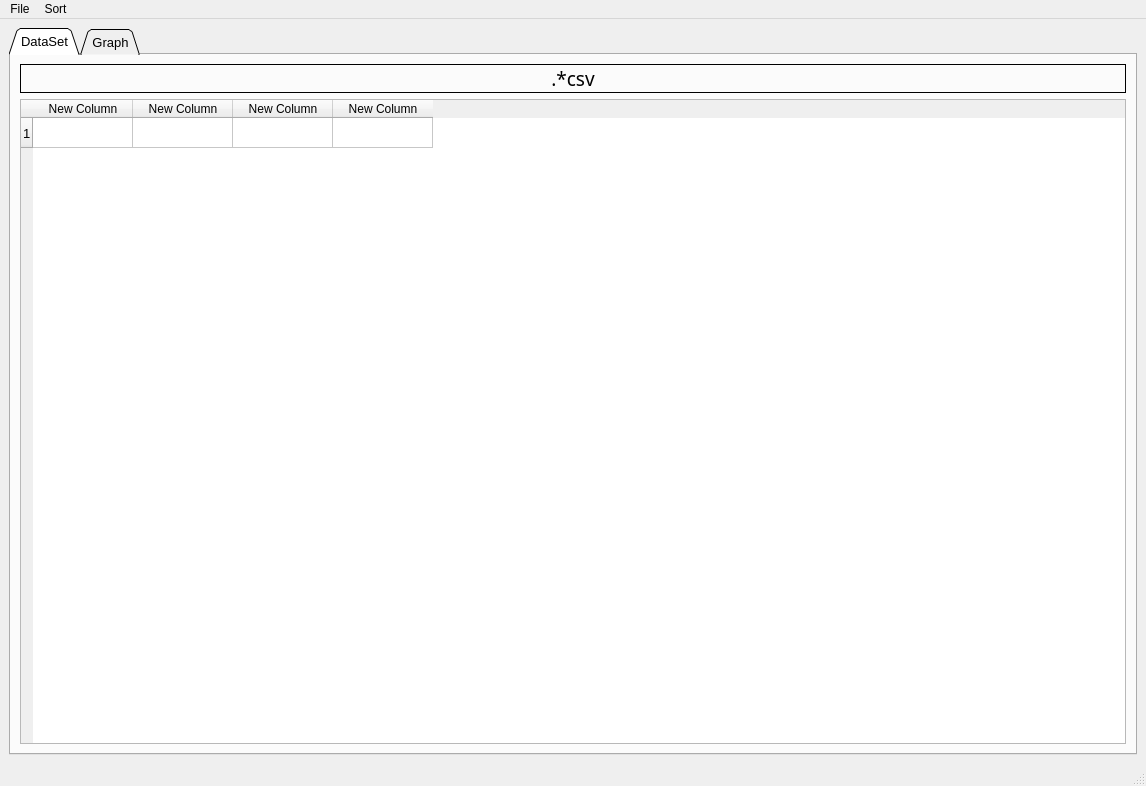
<?xml version="1.0" encoding="UTF-8"?>
<ui version="4.0">
 <class>MainWindow</class>
 <widget class="QMainWindow" name="MainWindow">
  <property name="windowModality">
   <enum>Qt::NonModal</enum>
  </property>
  <property name="geometry">
   <rect>
    <x>0</x>
    <y>0</y>
    <width>1146</width>
    <height>786</height>
   </rect>
  </property>
  <property name="sizePolicy">
   <sizepolicy hsizetype="Preferred" vsizetype="Preferred">
    <horstretch>0</horstretch>
    <verstretch>0</verstretch>
   </sizepolicy>
  </property>
  <property name="minimumSize">
   <size>
    <width>1146</width>
    <height>723</height>
   </size>
  </property>
  <property name="windowTitle">
   <string>Supervised Machine Learning</string>
  </property>
  <property name="windowIcon">
   <iconset>
    <normaloff>Images/ML.png</normaloff>Images/ML.png</iconset>
  </property>
  <property name="styleSheet">
   <string notr="true"/>
  </property>
  <widget class="QWidget" name="centralwidget">
   <property name="enabled">
    <bool>true</bool>
   </property>
   <layout class="QVBoxLayout" name="verticalLayout_5">
    <item>
     <widget class="QTabWidget" name="Datatabs">
      <property name="enabled">
       <bool>true</bool>
      </property>
      <property name="font">
       <font>
        <pointsize>10</pointsize>
        <weight>50</weight>
        <bold>false</bold>
       </font>
      </property>
      <property name="tabPosition">
       <enum>QTabWidget::North</enum>
      </property>
      <property name="tabShape">
       <enum>QTabWidget::Triangular</enum>
      </property>
      <property name="currentIndex">
       <number>0</number>
      </property>
      <property name="iconSize">
       <size>
        <width>20</width>
        <height>20</height>
       </size>
      </property>
      <property name="elideMode">
       <enum>Qt::ElideNone</enum>
      </property>
      <widget class="QWidget" name="DataSet">
       <property name="enabled">
        <bool>true</bool>
       </property>
       <attribute name="title">
        <string>DataSet</string>
       </attribute>
       <layout class="QVBoxLayout" name="verticalLayout_3">
        <item>
         <widget class="QLabel" name="Datasetname">
          <property name="font">
           <font>
            <family>Arial Rounded MT Bold</family>
            <pointsize>14</pointsize>
            <underline>false</underline>
           </font>
          </property>
          <property name="whatsThis">
           <string extracomment="Name Data Set Loaded"/>
          </property>
          <property name="frameShape">
           <enum>QFrame::Panel</enum>
          </property>
          <property name="text">
           <string>.*csv</string>
          </property>
          <property name="alignment">
           <set>Qt::AlignCenter</set>
          </property>
         </widget>
        </item>
        <item>
         <layout class="QVBoxLayout" name="verticalLayout">
          <item>
           <widget class="QTableWidget" name="Datatable">
            <property name="enabled">
             <bool>true</bool>
            </property>
            <property name="styleSheet">
             <string notr="true"/>
            </property>
            <property name="sizeAdjustPolicy">
             <enum>QAbstractScrollArea::AdjustToContents</enum>
            </property>
            <property name="editTriggers">
             <set>QAbstractItemView::NoEditTriggers</set>
            </property>
            <property name="tabKeyNavigation">
             <bool>false</bool>
            </property>
            <property name="showDropIndicator" stdset="0">
             <bool>false</bool>
            </property>
            <property name="dragDropOverwriteMode">
             <bool>true</bool>
            </property>
            <property name="selectionBehavior">
             <enum>QAbstractItemView::SelectRows</enum>
            </property>
            <property name="showGrid">
             <bool>true</bool>
            </property>
            <property name="gridStyle">
             <enum>Qt::SolidLine</enum>
            </property>
            <property name="wordWrap">
             <bool>true</bool>
            </property>
            <property name="cornerButtonEnabled">
             <bool>true</bool>
            </property>
            <attribute name="horizontalHeaderCascadingSectionResizes">
             <bool>false</bool>
            </attribute>
            <attribute name="horizontalHeaderShowSortIndicator" stdset="0">
             <bool>false</bool>
            </attribute>
            <attribute name="horizontalHeaderStretchLastSection">
             <bool>false</bool>
            </attribute>
            <row>
             <property name="text">
              <string>1</string>
             </property>
            </row>
            <column>
             <property name="text">
              <string>New Column</string>
             </property>
             <property name="textAlignment">
              <set>AlignCenter</set>
             </property>
            </column>
            <column>
             <property name="text">
              <string>New Column</string>
             </property>
            </column>
            <column>
             <property name="text">
              <string>New Column</string>
             </property>
            </column>
            <column>
             <property name="text">
              <string>New Column</string>
             </property>
            </column>
            <item row="0" column="0">
             <property name="text">
              <string/>
             </property>
             <property name="textAlignment">
              <set>AlignCenter</set>
             </property>
            </item>
            <item row="0" column="3">
             <property name="text">
              <string/>
             </property>
             <property name="textAlignment">
              <set>AlignJustify|AlignVCenter</set>
             </property>
            </item>
           </widget>
          </item>
         </layout>
        </item>
       </layout>
      </widget>
      <widget class="QWidget" name="tab">
       <attribute name="title">
        <string>Graph</string>
       </attribute>
       <layout class="QVBoxLayout" name="verticalLayout_2">
        <item>
         <widget class="QLabel" name="label_4">
          <property name="sizePolicy">
           <sizepolicy hsizetype="Preferred" vsizetype="Fixed">
            <horstretch>0</horstretch>
            <verstretch>0</verstretch>
           </sizepolicy>
          </property>
          <property name="font">
           <font>
            <pointsize>14</pointsize>
            <weight>50</weight>
            <bold>false</bold>
           </font>
          </property>
          <property name="frameShape">
           <enum>QFrame::Box</enum>
          </property>
          <property name="text">
           <string>Graphs</string>
          </property>
          <property name="alignment">
           <set>Qt::AlignCenter</set>
          </property>
         </widget>
        </item>
        <item>
         <widget class="QWidget" name="Graphwidget" native="true">
          <property name="sizePolicy">
           <sizepolicy hsizetype="Preferred" vsizetype="Fixed">
            <horstretch>0</horstretch>
            <verstretch>0</verstretch>
           </sizepolicy>
          </property>
          <layout class="QGridLayout" name="gridLayout_4">
           <item row="3" column="2">
            <widget class="QLineEdit" name="Hueplot">
             <property name="sizePolicy">
              <sizepolicy hsizetype="Minimum" vsizetype="Fixed">
               <horstretch>0</horstretch>
               <verstretch>0</verstretch>
              </sizepolicy>
             </property>
             <property name="alignment">
              <set>Qt::AlignCenter</set>
             </property>
            </widget>
           </item>
           <item row="1" column="2">
            <widget class="QLabel" name="label_3">
             <property name="frameShape">
              <enum>QFrame::Box</enum>
             </property>
             <property name="text">
              <string>Hue</string>
             </property>
             <property name="alignment">
              <set>Qt::AlignCenter</set>
             </property>
            </widget>
           </item>
           <item row="3" column="0">
            <widget class="QLineEdit" name="Xplot">
             <property name="sizePolicy">
              <sizepolicy hsizetype="Minimum" vsizetype="Fixed">
               <horstretch>0</horstretch>
               <verstretch>0</verstretch>
              </sizepolicy>
             </property>
             <property name="alignment">
              <set>Qt::AlignCenter</set>
             </property>
            </widget>
           </item>
           <item row="2" column="0">
            <widget class="QListWidget" name="Xlist"/>
           </item>
           <item row="2" column="2">
            <widget class="QListWidget" name="Huelist"/>
           </item>
           <item row="2" column="1">
            <widget class="QListWidget" name="Ylist"/>
           </item>
           <item row="1" column="1">
            <widget class="QLabel" name="label_2">
             <property name="frameShape">
              <enum>QFrame::Box</enum>
             </property>
             <property name="text">
              <string>Y-Axis</string>
             </property>
             <property name="alignment">
              <set>Qt::AlignCenter</set>
             </property>
            </widget>
           </item>
           <item row="3" column="1">
            <widget class="QLineEdit" name="Yplot"/>
           </item>
           <item row="1" column="0">
            <widget class="QLabel" name="label">
             <property name="frameShape">
              <enum>QFrame::Box</enum>
             </property>
             <property name="text">
              <string>X-Axis</string>
             </property>
             <property name="alignment">
              <set>Qt::AlignCenter</set>
             </property>
            </widget>
           </item>
           <item row="1" column="3">
            <widget class="QLabel" name="label_9">
             <property name="frameShape">
              <enum>QFrame::Box</enum>
             </property>
             <property name="text">
              <string>Availabe Graphs</string>
             </property>
             <property name="alignment">
              <set>Qt::AlignCenter</set>
             </property>
            </widget>
           </item>
           <item row="2" column="3" rowspan="2">
            <widget class="QFrame" name="frame">
             <property name="sizePolicy">
              <sizepolicy hsizetype="Fixed" vsizetype="Preferred">
               <horstretch>0</horstretch>
               <verstretch>0</verstretch>
              </sizepolicy>
             </property>
             <property name="minimumSize">
              <size>
               <width>210</width>
               <height>212</height>
              </size>
             </property>
             <property name="frameShape">
              <enum>QFrame::Box</enum>
             </property>
             <property name="frameShadow">
              <enum>QFrame::Raised</enum>
             </property>
             <property name="lineWidth">
              <number>3</number>
             </property>
             <layout class="QGridLayout" name="gridLayout">
              <item row="0" column="0">
               <widget class="QRadioButton" name="Linebtn">
                <property name="text">
                 <string>Line</string>
                </property>
               </widget>
              </item>
              <item row="0" column="1">
               <widget class="QRadioButton" name="Histobtn">
                <property name="text">
                 <string>Histogram</string>
                </property>
               </widget>
              </item>
              <item row="1" column="0">
               <widget class="QRadioButton" name="Scatterbtn">
                <property name="text">
                 <string>Scatter</string>
                </property>
               </widget>
              </item>
              <item row="1" column="1">
               <widget class="QRadioButton" name="Barbtn">
                <property name="text">
                 <string>Bar</string>
                </property>
               </widget>
              </item>
              <item row="2" column="0">
               <widget class="QRadioButton" name="HBarbtn">
                <property name="text">
                 <string>Horizontal Bar</string>
                </property>
               </widget>
              </item>
              <item row="2" column="1">
               <widget class="QRadioButton" name="Countbtn">
                <property name="text">
                 <string>Count</string>
                </property>
               </widget>
              </item>
              <item row="3" column="0" colspan="2">
               <widget class="QPushButton" name="Generate">
                <property name="text">
                 <string>Generate Graph</string>
                </property>
               </widget>
              </item>
              <item row="4" column="0" colspan="2">
               <widget class="QPushButton" name="ClearandClose">
                <property name="text">
                 <string>Clear and Close</string>
                </property>
               </widget>
              </item>
             </layout>
            </widget>
           </item>
          </layout>
         </widget>
        </item>
        <item>
         <widget class="QLabel" name="label_11">
          <property name="sizePolicy">
           <sizepolicy hsizetype="Preferred" vsizetype="Fixed">
            <horstretch>0</horstretch>
            <verstretch>0</verstretch>
           </sizepolicy>
          </property>
          <property name="font">
           <font>
            <pointsize>14</pointsize>
            <weight>50</weight>
            <bold>false</bold>
           </font>
          </property>
          <property name="frameShape">
           <enum>QFrame::Box</enum>
          </property>
          <property name="text">
           <string>Machine Learning</string>
          </property>
          <property name="alignment">
           <set>Qt::AlignCenter</set>
          </property>
         </widget>
        </item>
        <item>
         <widget class="QWidget" name="MachineLearning" native="true">
          <layout class="QHBoxLayout" name="horizontalLayout_2">
           <item>
            <layout class="QHBoxLayout" name="horizontalLayout">
             <item>
              <widget class="QFrame" name="frame">
               <property name="sizePolicy">
                <sizepolicy hsizetype="Expanding" vsizetype="Expanding">
                 <horstretch>0</horstretch>
                 <verstretch>0</verstretch>
                </sizepolicy>
               </property>
               <property name="minimumSize">
                <size>
                 <width>307</width>
                 <height>273</height>
                </size>
               </property>
               <property name="frameShape">
                <enum>QFrame::Box</enum>
               </property>
               <property name="frameShadow">
                <enum>QFrame::Raised</enum>
               </property>
               <property name="lineWidth">
                <number>3</number>
               </property>
               <layout class="QVBoxLayout" name="verticalLayout_4">
                <item>
                 <widget class="QTableWidget" name="DesciptionTable">
                  <row>
                   <property name="text">
                    <string>Count</string>
                   </property>
                  </row>
                  <row>
                   <property name="text">
                    <string>Mean</string>
                   </property>
                  </row>
                  <row>
                   <property name="text">
                    <string>Std</string>
                   </property>
                  </row>
                  <row>
                   <property name="text">
                    <string>Min</string>
                   </property>
                  </row>
                  <row>
                   <property name="text">
                    <string>25%</string>
                   </property>
                  </row>
                  <row>
                   <property name="text">
                    <string>50%</string>
                   </property>
                  </row>
                  <row>
                   <property name="text">
                    <string>75%</string>
                   </property>
                  </row>
                  <row>
                   <property name="text">
                    <string>Max</string>
                   </property>
                  </row>
                 </widget>
                </item>
               </layout>
              </widget>
             </item>
             <item>
              <widget class="QFrame" name="frame_2">
               <property name="sizePolicy">
                <sizepolicy hsizetype="Expanding" vsizetype="Expanding">
                 <horstretch>0</horstretch>
                 <verstretch>0</verstretch>
                </sizepolicy>
               </property>
               <property name="frameShape">
                <enum>QFrame::Box</enum>
               </property>
               <property name="frameShadow">
                <enum>QFrame::Raised</enum>
               </property>
               <property name="lineWidth">
                <number>3</number>
               </property>
               <layout class="QGridLayout" name="gridLayout_2">
                <item row="5" column="0">
                 <widget class="QPushButton" name="encodebtn">
                  <property name="enabled">
                   <bool>false</bool>
                  </property>
                  <property name="sizePolicy">
                   <sizepolicy hsizetype="Expanding" vsizetype="Fixed">
                    <horstretch>0</horstretch>
                    <verstretch>0</verstretch>
                   </sizepolicy>
                  </property>
                  <property name="text">
                   <string>Encode Categorial Values</string>
                  </property>
                 </widget>
                </item>
                <item row="0" column="0" colspan="4">
                 <widget class="QRadioButton" name="nanbtn">
                  <property name="enabled">
                   <bool>true</bool>
                  </property>
                  <property name="sizePolicy">
                   <sizepolicy hsizetype="Expanding" vsizetype="Fixed">
                    <horstretch>0</horstretch>
                    <verstretch>0</verstretch>
                   </sizepolicy>
                  </property>
                  <property name="text">
                   <string>Remove Rows containing 'nan' values</string>
                  </property>
                 </widget>
                </item>
                <item row="1" column="0" colspan="5">
                 <widget class="QRadioButton" name="meanbtn">
                  <property name="enabled">
                   <bool>true</bool>
                  </property>
                  <property name="sizePolicy">
                   <sizepolicy hsizetype="Expanding" vsizetype="Fixed">
                    <horstretch>0</horstretch>
                    <verstretch>0</verstretch>
                   </sizepolicy>
                  </property>
                  <property name="text">
                   <string>Replace 'nan' values with calculated mean</string>
                  </property>
                 </widget>
                </item>
                <item row="2" column="0">
                 <widget class="QPushButton" name="COLbtn">
                  <property name="sizePolicy">
                   <sizepolicy hsizetype="Fixed" vsizetype="Fixed">
                    <horstretch>0</horstretch>
                    <verstretch>0</verstretch>
                   </sizepolicy>
                  </property>
                  <property name="text">
                   <string>Choose Columns For Model</string>
                  </property>
                 </widget>
                </item>
                <item row="7" column="0">
                 <widget class="QPushButton" name="Done">
                  <property name="enabled">
                   <bool>false</bool>
                  </property>
                  <property name="text">
                   <string>Done</string>
                  </property>
                 </widget>
                </item>
                <item row="7" column="2">
                 <spacer name="horizontalSpacer_3">
                  <property name="orientation">
                   <enum>Qt::Horizontal</enum>
                  </property>
                  <property name="sizeHint" stdset="0">
                   <size>
                    <width>40</width>
                    <height>20</height>
                   </size>
                  </property>
                 </spacer>
                </item>
                <item row="4" column="0" colspan="5">
                 <widget class="QListWidget" name="COLlist"/>
                </item>
                <item row="2" column="1" colspan="4">
                 <spacer name="horizontalSpacer_2">
                  <property name="orientation">
                   <enum>Qt::Horizontal</enum>
                  </property>
                  <property name="sizeHint" stdset="0">
                   <size>
                    <width>61</width>
                    <height>20</height>
                   </size>
                  </property>
                 </spacer>
                </item>
                <item row="5" column="1" colspan="3">
                 <widget class="QLineEdit" name="lineEdit"/>
                </item>
               </layout>
              </widget>
             </item>
             <item>
              <widget class="QFrame" name="frame_3">
               <property name="enabled">
                <bool>false</bool>
               </property>
               <property name="sizePolicy">
                <sizepolicy hsizetype="Expanding" vsizetype="Expanding">
                 <horstretch>0</horstretch>
                 <verstretch>0</verstretch>
                </sizepolicy>
               </property>
               <property name="minimumSize">
                <size>
                 <width>0</width>
                 <height>0</height>
                </size>
               </property>
               <property name="frameShape">
                <enum>QFrame::Box</enum>
               </property>
               <property name="frameShadow">
                <enum>QFrame::Raised</enum>
               </property>
               <property name="lineWidth">
                <number>3</number>
               </property>
               <layout class="QGridLayout" name="gridLayout_3">
                <item row="0" column="0">
                 <widget class="QLabel" name="label_7">
                  <property name="sizePolicy">
                   <sizepolicy hsizetype="Fixed" vsizetype="Fixed">
                    <horstretch>0</horstretch>
                    <verstretch>0</verstretch>
                   </sizepolicy>
                  </property>
                  <property name="maximumSize">
                   <size>
                    <width>16777215</width>
                    <height>50</height>
                   </size>
                  </property>
                  <property name="frameShape">
                   <enum>QFrame::Box</enum>
                  </property>
                  <property name="text">
                   <string>&lt;html&gt;&lt;head/&gt;&lt;body&gt;&lt;p align=&quot;center&quot;&gt;Choose your Algorithm&lt;/p&gt;&lt;p align=&quot;center&quot;&gt;available in list&lt;/p&gt;&lt;p align=&quot;center&quot;&gt;&lt;br/&gt;&lt;/p&gt;&lt;/body&gt;&lt;/html&gt;</string>
                  </property>
                  <property name="alignment">
                   <set>Qt::AlignCenter</set>
                  </property>
                 </widget>
                </item>
                <item row="0" column="1" colspan="2">
                 <widget class="QComboBox" name="comboBox">
                  <item>
                   <property name="text">
                    <string>Logistic Regression</string>
                   </property>
                  </item>
                  <item>
                   <property name="text">
                    <string>Linear Regression</string>
                   </property>
                  </item>
                  <item>
                   <property name="text">
                    <string>Support Vector Machine</string>
                   </property>
                  </item>
                 </widget>
                </item>
                <item row="1" column="0">
                 <widget class="QLabel" name="label_6">
                  <property name="frameShape">
                   <enum>QFrame::Box</enum>
                  </property>
                  <property name="text">
                   <string>Percentage for data to be trained</string>
                  </property>
                 </widget>
                </item>
                <item row="1" column="1">
                 <spacer name="horizontalSpacer_8">
                  <property name="orientation">
                   <enum>Qt::Horizontal</enum>
                  </property>
                  <property name="sizeHint" stdset="0">
                   <size>
                    <width>40</width>
                    <height>20</height>
                   </size>
                  </property>
                 </spacer>
                </item>
                <item row="1" column="2">
                 <widget class="QLineEdit" name="linepercent">
                  <property name="enabled">
                   <bool>false</bool>
                  </property>
                  <property name="sizePolicy">
                   <sizepolicy hsizetype="Fixed" vsizetype="Fixed">
                    <horstretch>0</horstretch>
                    <verstretch>0</verstretch>
                   </sizepolicy>
                  </property>
                  <property name="inputMethodHints">
                   <set>Qt::ImhDigitsOnly</set>
                  </property>
                  <property name="text">
                   <string/>
                  </property>
                 </widget>
                </item>
                <item row="2" column="0">
                 <widget class="QPushButton" name="XYtrain">
                  <property name="sizePolicy">
                   <sizepolicy hsizetype="Minimum" vsizetype="Fixed">
                    <horstretch>0</horstretch>
                    <verstretch>0</verstretch>
                   </sizepolicy>
                  </property>
                  <property name="minimumSize">
                   <size>
                    <width>200</width>
                    <height>0</height>
                   </size>
                  </property>
                  <property name="text">
                   <string>X-Train/Y-Train</string>
                  </property>
                 </widget>
                </item>
                <item row="2" column="1" colspan="2">
                 <widget class="QPushButton" name="Train">
                  <property name="enabled">
                   <bool>false</bool>
                  </property>
                  <property name="sizePolicy">
                   <sizepolicy hsizetype="Expanding" vsizetype="Fixed">
                    <horstretch>0</horstretch>
                    <verstretch>0</verstretch>
                   </sizepolicy>
                  </property>
                  <property name="minimumSize">
                   <size>
                    <width>100</width>
                    <height>0</height>
                   </size>
                  </property>
                  <property name="text">
                   <string>Train Model</string>
                  </property>
                 </widget>
                </item>
                <item row="3" column="0">
                 <widget class="QLabel" name="label_5">
                  <property name="sizePolicy">
                   <sizepolicy hsizetype="Minimum" vsizetype="Fixed">
                    <horstretch>0</horstretch>
                    <verstretch>0</verstretch>
                   </sizepolicy>
                  </property>
                  <property name="font">
                   <font>
                    <pointsize>14</pointsize>
                    <weight>50</weight>
                    <bold>false</bold>
                   </font>
                  </property>
                  <property name="frameShape">
                   <enum>QFrame::Box</enum>
                  </property>
                  <property name="text">
                   <string>Accuracy</string>
                  </property>
                  <property name="alignment">
                   <set>Qt::AlignCenter</set>
                  </property>
                 </widget>
                </item>
                <item row="3" column="1">
                 <spacer name="horizontalSpacer_7">
                  <property name="orientation">
                   <enum>Qt::Horizontal</enum>
                  </property>
                  <property name="sizeType">
                   <enum>QSizePolicy::Fixed</enum>
                  </property>
                  <property name="sizeHint" stdset="0">
                   <size>
                    <width>64</width>
                    <height>20</height>
                   </size>
                  </property>
                 </spacer>
                </item>
                <item row="3" column="2">
                 <widget class="QLCDNumber" name="Accuracylcd">
                  <property name="sizePolicy">
                   <sizepolicy hsizetype="Minimum" vsizetype="Fixed">
                    <horstretch>0</horstretch>
                    <verstretch>0</verstretch>
                   </sizepolicy>
                  </property>
                  <property name="frameShape">
                   <enum>QFrame::Box</enum>
                  </property>
                  <property name="digitCount">
                   <number>3</number>
                  </property>
                  <property name="segmentStyle">
                   <enum>QLCDNumber::Flat</enum>
                  </property>
                 </widget>
                </item>
                <item row="4" column="0">
                 <widget class="QPushButton" name="showtable">
                  <property name="text">
                   <string>Show new Table</string>
                  </property>
                 </widget>
                </item>
                <item row="4" column="1" colspan="2">
                 <widget class="QPushButton" name="Reset">
                  <property name="text">
                   <string>Reset</string>
                  </property>
                 </widget>
                </item>
                <item row="5" column="0">
                 <widget class="QPushButton" name="Predictbtn">
                  <property name="enabled">
                   <bool>false</bool>
                  </property>
                  <property name="minimumSize">
                   <size>
                    <width>0</width>
                    <height>40</height>
                   </size>
                  </property>
                  <property name="text">
                   <string>Predict Values</string>
                  </property>
                 </widget>
                </item>
                <item row="6" column="0">
                 <widget class="QLineEdit" name="pretext"/>
                </item>
                <item row="6" column="1" colspan="2">
                 <widget class="QLineEdit" name="Result">
                  <property name="sizePolicy">
                   <sizepolicy hsizetype="Minimum" vsizetype="Minimum">
                    <horstretch>0</horstretch>
                    <verstretch>0</verstretch>
                   </sizepolicy>
                  </property>
                 </widget>
                </item>
                <item row="5" column="1" colspan="2">
                 <widget class="QLabel" name="label_8">
                  <property name="text">
                   <string>Result</string>
                  </property>
                  <property name="alignment">
                   <set>Qt::AlignCenter</set>
                  </property>
                 </widget>
                </item>
               </layout>
              </widget>
             </item>
            </layout>
           </item>
          </layout>
         </widget>
        </item>
       </layout>
      </widget>
     </widget>
    </item>
   </layout>
  </widget>
  <widget class="QMenuBar" name="menubar">
   <property name="geometry">
    <rect>
     <x>0</x>
     <y>0</y>
     <width>1146</width>
     <height>21</height>
    </rect>
   </property>
   <property name="acceptDrops">
    <bool>false</bool>
   </property>
   <widget class="QMenu" name="menuFile">
    <property name="font">
     <font>
      <pointsize>10</pointsize>
     </font>
    </property>
    <property name="title">
     <string>File</string>
    </property>
    <addaction name="actionNew"/>
    <addaction name="separator"/>
    <addaction name="actionExit"/>
   </widget>
   <widget class="QMenu" name="menuSort">
    <property name="title">
     <string>Sort</string>
    </property>
    <widget class="QMenu" name="menuSort_Columns_Rows">
     <property name="title">
      <string>Sort Columns/Rows</string>
     </property>
     <addaction name="separator"/>
     <addaction name="actionColumns"/>
     <addaction name="separator"/>
     <addaction name="actionRows"/>
    </widget>
    <addaction name="menuSort_Columns_Rows"/>
    <addaction name="separator"/>
    <addaction name="actionReset"/>
   </widget>
   <addaction name="menuFile"/>
   <addaction name="menuSort"/>
  </widget>
  <widget class="QStatusBar" name="statusbar">
   <property name="enabled">
    <bool>false</bool>
   </property>
  </widget>
  <action name="actionNew">
   <property name="icon">
    <iconset>
     <normaloff>Images/new_icon.png</normaloff>Images/new_icon.png</iconset>
   </property>
   <property name="text">
    <string>New</string>
   </property>
   <property name="font">
    <font>
     <pointsize>10</pointsize>
    </font>
   </property>
   <property name="shortcut">
    <string>Ctrl+N</string>
   </property>
   <property name="visible">
    <bool>true</bool>
   </property>
  </action>
  <action name="actionExit">
   <property name="icon">
    <iconset>
     <normaloff>Images/exit_icon.png</normaloff>Images/exit_icon.png</iconset>
   </property>
   <property name="text">
    <string>Exit</string>
   </property>
   <property name="shortcut">
    <string>Ctrl+E</string>
   </property>
   <property name="visible">
    <bool>true</bool>
   </property>
  </action>
  <action name="actionReset">
   <property name="text">
    <string>Reset</string>
   </property>
  </action>
  <action name="actionColumns">
   <property name="text">
    <string>Columns</string>
   </property>
  </action>
  <action name="actionRows">
   <property name="text">
    <string>Rows</string>
   </property>
  </action>
  <action name="actionData_Summary">
   <property name="text">
    <string>Data-Summary</string>
   </property>
  </action>
 </widget>
 <resources/>
 <connections>
  <connection>
   <sender>actionExit</sender>
   <signal>triggered()</signal>
   <receiver>MainWindow</receiver>
   <slot>close()</slot>
   <hints>
    <hint type="sourcelabel">
     <x>-1</x>
     <y>-1</y>
    </hint>
    <hint type="destinationlabel">
     <x>549</x>
     <y>410</y>
    </hint>
   </hints>
  </connection>
 </connections>
</ui>
